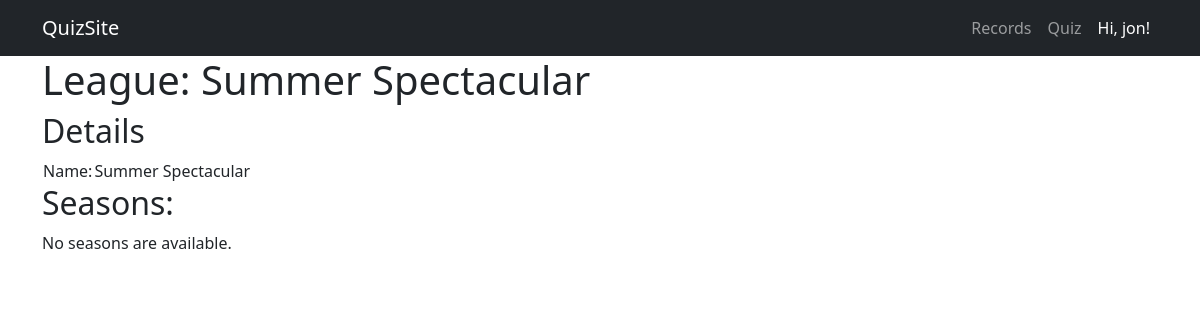
The app's page /records/3/ (signed in), older data.
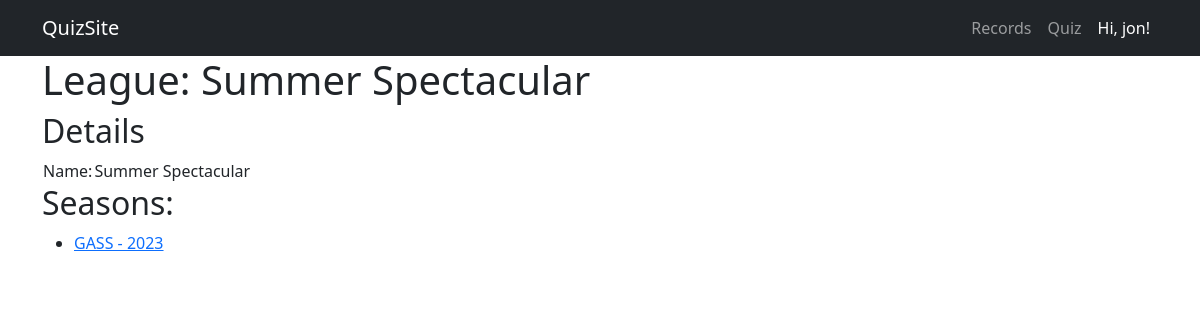
The same page, newer data.
### Records/models.py (models this page shows, shortened)
class Season(models.Model):
    name = models.CharField(max_length=100)
    year = models.DateField((""), auto_now=False, auto_now_add=False)
    material = models.CharField(max_length=100)
    league = models.ForeignKey(League, on_delete=models.CASCADE)
    def __str__(self):
        return f"{self.name} - {self.year.year}"

### Records/views.py (the view)
# urls.py: path('<int:league_id>/', views.league, name='league'),
@login_required
def league (request, league_id):
    return render(request, "Records/league.html", make_context(league_id))

### Records/models.py (called while the page is built)
    def __str__(self):
        return self.name

### Records/templates/Records/league.html (shortened to what this page needs)
{% extends "base.html" %}
{% block content %}
    <h1>League: {{ league }}</h1>
    <h2>Details</h2>
    <table>
        <tr>
            <td>Name:</td>
            <td>{{ league.name }}</td>
        </tr>
    </table>
    <h2>Seasons:</h2>
    {% if list %}
        <ul>
            {% for l in list %}
                <li>
                    <a href=" {% url 'records:season' league.id l.id %} ">{{ l }}</a>
                </li>
            {% endfor %}
        </ul>
    {% else %}
        <p>No seasons are available.</p>
    {% endif %}
{% endblock content %}

Row changes from the older to the newer data that the page shows:
added Season: name+year "GASS - 2023"
Text that changed along with them:
text no longer shown: "No seasons are available."
